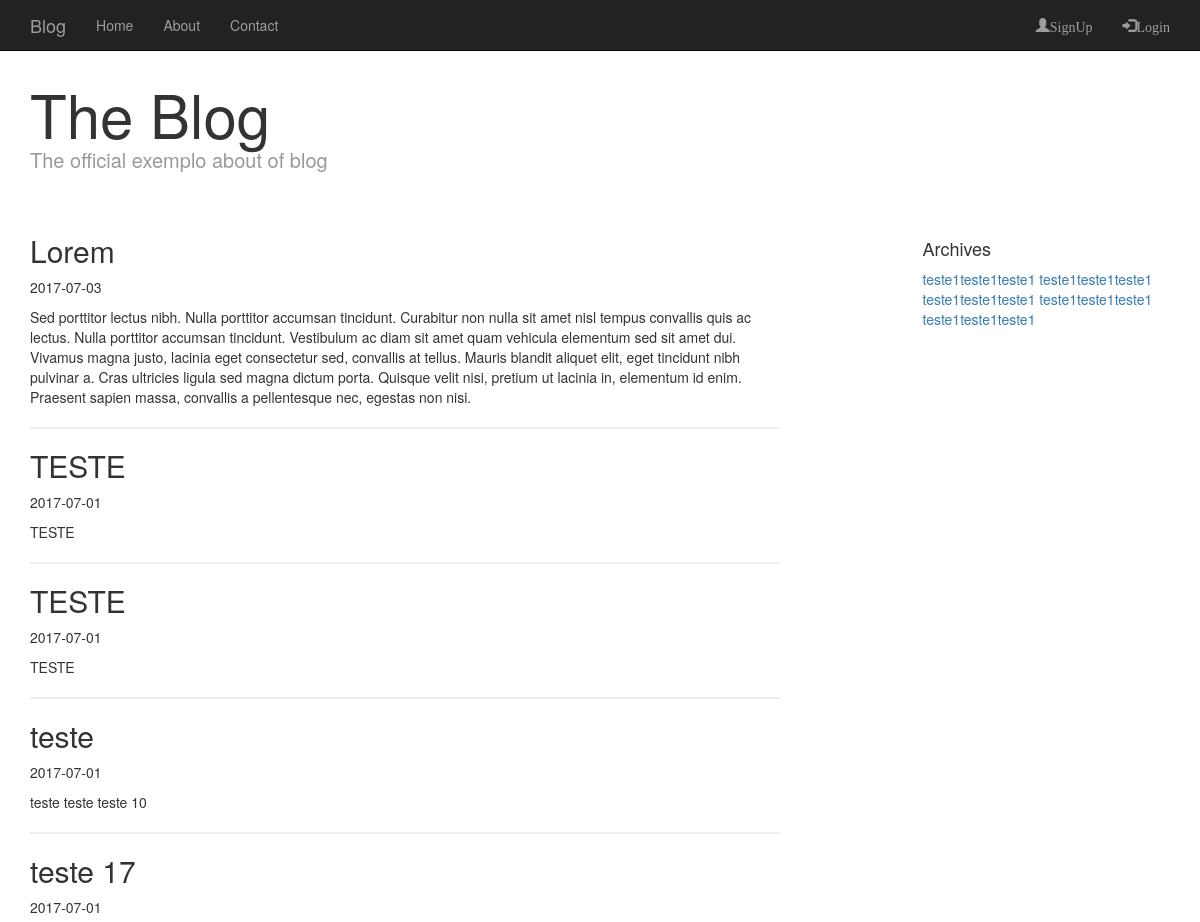
The page /index (upper part) on the database as committed earlier.
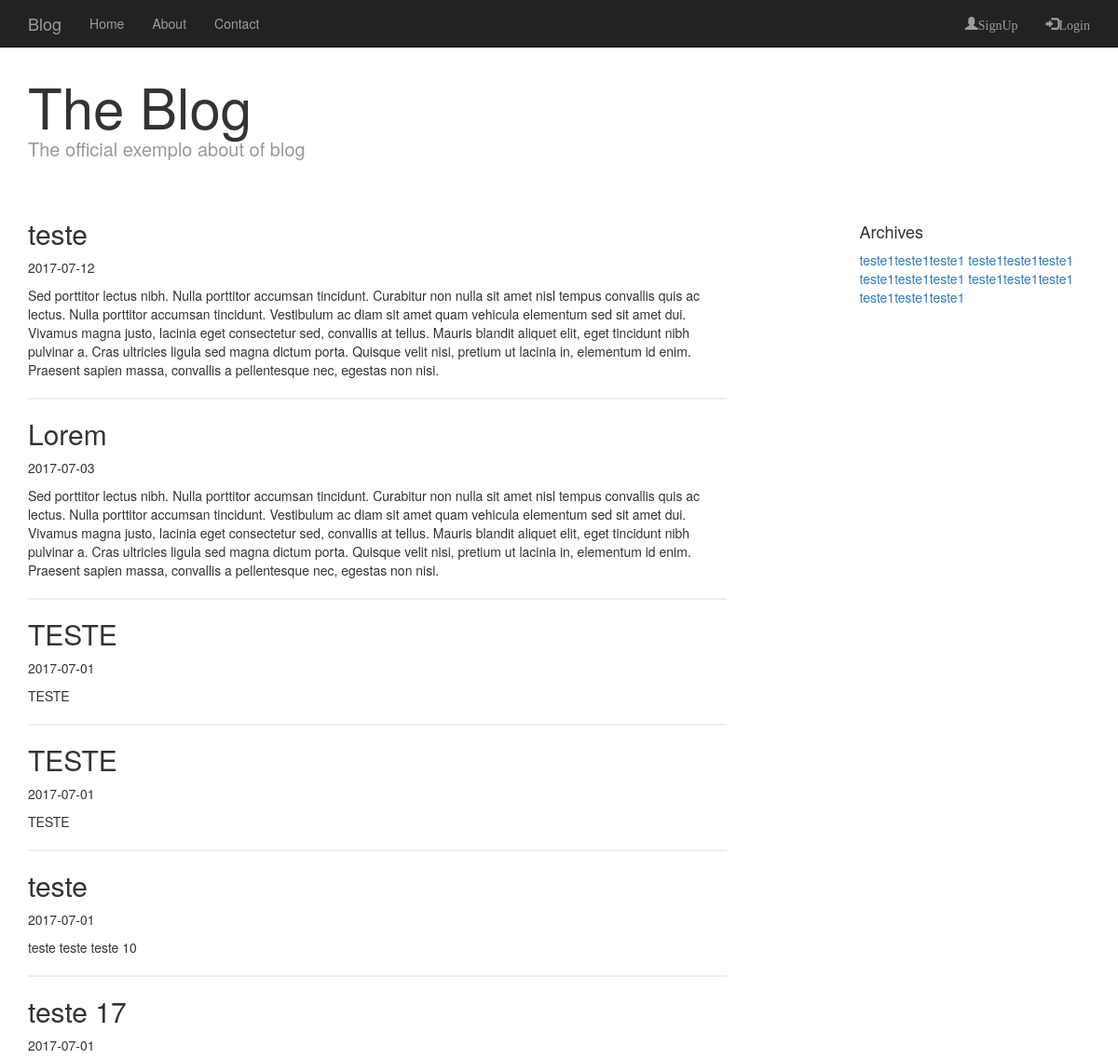
The same page on the database as committed later.
### app.py (models this page shows, shortened)
class Post(db.Model):
    id = db.Column(db.Integer, primary_key=True)
    title = db.Column(db.String(80), nullable=False)
    date_pub = db.Column(db.Date)
    content = db.Column(db.Text)
    user_id = db.Column(db.Integer, db.ForeignKey('user.id'))

### app.py (the view)
@app.route('/')
@app.route('/index')
def index():
    post = Post.query.order_by(desc(Post.date_pub))
    return render_template('index.html', post=post)

### templates/index.html (shortened to what this page needs)
{% extends "base.html" %}
{% block content %}
<div class="blog-header">
  <h1 class="blog-title">The Blog</h1>
  <p class="lead blog-description">
    The official exemplo about of blog
  </p>
</div>
<div class="row">
  <div class="col-sm-8 blog-man">
    {% for post in post %}
    <h2 class="blog-post-title">{{ post.title }}</h2>
    <p class="blog-date">
      {{ post.date_pub }}
    </p>
    <p>{{ post.content }}</p>
    <hr> {% endfor %}
  </div>
  <div class="col-sm-3 col-sm-offset-1 blog-sidebar">
    <div class="sidebar-module">
      <h4>Archives</h4>
      <ol class="list-unstyled">
        <li>
          <a href="#">teste1teste1teste1</a>
          <a href="#">teste1teste1teste1</a>
          <a href="#">teste1teste1teste1</a>
          <a href="#">teste1teste1teste1</a>
          <a href="#">teste1teste1teste1</a>
        </li>
      </ol>
    </div>
  </div>
</div>
{% endblock %}

### templates/base.html (shortened to what this page needs)
<!DOCTYPE html>
<html>
<head>
  <link rel="stylesheet" href=" {{ url_for('static', filename='css/bootstrap.min.css') }}">
  <link rel="stylesheet" href=" {{ url_for('static', filename='fonts') }}">
  <link rel="stylesheet" href=" {{ url_for('static', filename='css/style.css') }}">
</head>
<body>
  <div class="navbar navbar-inverse navbar-fixed-top">
    <div class="container">
      <div class="navbar-header">
        <a class="navbar-brand" href="{{ url_for('index')}}">Blog</a>
      </div>
      <div>
        <ul class="nav navbar-nav">
          <li><a href="{{ url_for('index') }}">Home</a></li>
          <li><a href="{{ url_for('about') }}">About</a></li>
          <li><a href="{{ url_for('contact') }}">Contact</a></li>
        </ul>
      </div>
      <ul class="nav navbar-nav navbar-right">
        {% if session.logged_in %}
        <li><a href="{{ url_for('logout') }}"><span class="glyphicon glyphicon-log-out">Log out</span></a></li>
        {% else %}
        <li><a href="{{ url_for('signup') }}"><span class="glyphicon glyphicon-user">SignUp</span></a></li>
        <li><a href="{{ url_for('login') }}"><span class="glyphicon glyphicon-log-in">Login</span></a></li>
        {% endif %}
      </ul>
    </div>
  </div>
  <div class="container">
     {% block content %} {% endblock %}
  </div>
</body>
</html>

### static/css/style.css (style rules this page uses)
.blog-header { padding-top: 50px; padding-bottom: 20px; }
.blog-title { margin-top: 30px; margin-bottom: 0; font-size: 60px; font-weight: normal; }
.blog-description { font-size: 20px; color: #999; }
p { margin: 0 0 10px; }
hr { margin-top: 20px; margin-bottom: 20px; border: 0px; border-top: 2px solid #eee; }
.sidebar-module { padding: 15px; margin: 0 -15px 15; }
.list-unstyled { padding-left: 0; list-style: none; }
ol { margin-top: 0; margin-bottom: 10px; }

Rows that differ between the two databases and show on the page:
added Post: title "teste", date_pub "2017-07-12", content "Sed porttitor lectus nibh. Nulla porttitor accumsan tincidunt. Curabitur non nulla sit amet nisl tempus convallis quis ac lectus. Nulla porttitor accumsan tincidunt. Vestibulum ac diam sit amet quam vehicula elementum sed sit amet dui. Vivamus magna justo, lacinia eget consectetur sed, convallis at tellus. Mauris blandit aliquet elit, eget tincidunt nibh pulvinar a. Cras ultricies ligula sed magna dictum porta. Quisque velit nisi, pretium ut lacinia in, elementum id enim. Praesent sapien massa, convallis a pellentesque nec, egestas non nisi."
